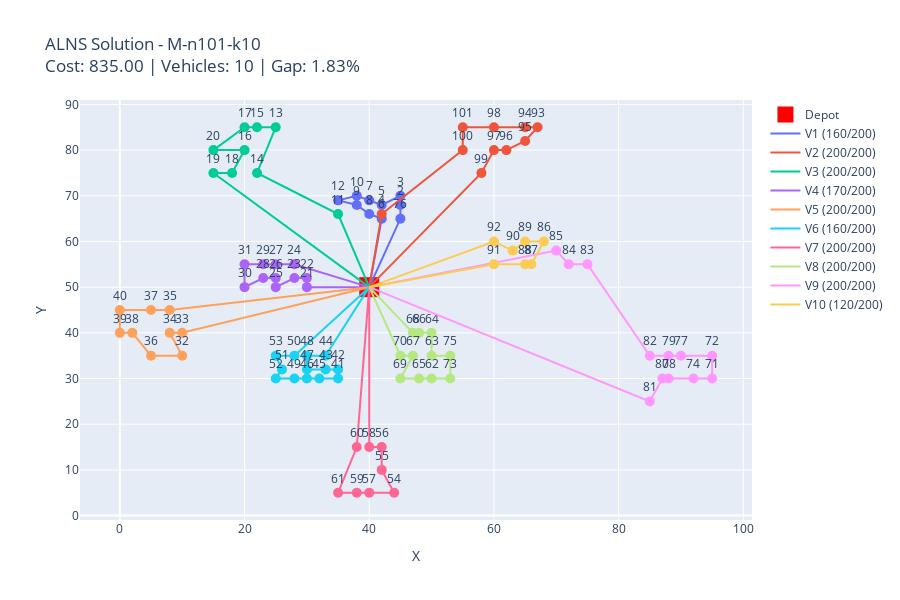

Notebook cell for this chart:
### Markdown cell above
## 11. ALNS Results

### Code cell
plot_solution_plotly(solution_alns, title=f"ALNS Solution - {CONFIG['instance']['name']}", optimal_cost=CONFIG['instance']['optimal_cost'])

### Figure 1 — Plotly figure (JSON) as saved in the notebook; plotly's stock layout.template omitted (floating-point values rounded to 4 significant figures)
{"data": [{"hoverinfo": "text", "marker": {"color": "red", "size": 20, "symbol": "square"}, "mode": "markers", "name": "Depot", "text": ["Depot 1"], "type": "scatter", "x": [40], "y": [50]}, {"hoverinfo": "name", "line": {"color": "#636EFA", "width": 2}, "mode": "lines", "name": "V1 (160/200)", "type": "scatter", "x": [40, 45, 45, 45, 42, 40, 38, 35, 38, 40, 42, 40], "y": [50, 65, 68, 70, 68, 69, 70, 69, 68, 66, 65, 50]}, {"hoverinfo": "text", "hovertext": ["Client 76<br>Demand: 20", "Client 2<br>Demand: 10", "Client 3<br>Demand: 30", "Client 5<br>Demand: 10", "Client 7<br>Demand: 20", "Client 10<br>Demand: 10", "Client 12<br>Demand: 10", "Client 9<br>Demand: 20", "Client 8<br>Demand: 20", "Client 6<br>Demand: 10"], "marker": {"color": "#636EFA", "size": 10}, "mode": "markers+text", "name": "Clients V1", "showlegend": false, "text": ["76", "2", "3", "5", "7", "10", "12", "9", "8", "6"], "textposition": "top center", "type": "scatter", "x": [45, 45, 45, 42, 40, 38, 35, 38, 40, 42], "y": [65, 68, 70, 68, 69, 70, 69, 68, 66, 65]}, {"hoverinfo": "name", "line": {"color": "#EF553B", "width": 2}, "mode": "lines", "name": "V2 (200/200)", "type": "scatter", "x": [40, 58, 60, 62, 65, 67, 65, 60, 55, 55, 42, 40], "y": [50, 75, 80, 80, 82, 85, 85, 85, 85, 80, 66, 50]}, {"hoverinfo": "text", "hovertext": ["Client 99<br>Demand: 20", "Client 97<br>Demand: 10", "Client 96<br>Demand: 30", "Client 95<br>Demand: 10", "Client 93<br>Demand: 20", "Client 94<br>Demand: 40", "Client 98<br>Demand: 30", "Client 101<br>Demand: 20", "Client 100<br>Demand: 10", "Client 4<br>Demand: 10"], "marker": {"color": "#EF553B", "size": 10}, "mode": "markers+text", "name": "Clients V2", "showlegend": false, "text": ["99", "97", "96", "95", "93", "94", "98", "101", "100", "4"], "textposition": "top center", "type": "scatter", "x": [58, 60, 62, 65, 67, 65, 60, 55, 55, 42], "y": [75, 80, 80, 82, 85, 85, 85, 85, 80, 66]}, {"hoverinfo": "name", "line": {"color": "#00CC96", "width": 2}, "mode": "lines", "name": "V3 (200/200)", "type": "scatter", "x": [40, 35, 22, 25, 22, 20, 15, 20, 18, 15, 40], "y": [50, 66, 75, 85, 85, 85, 80, 80, 75, 75, 50]}, {"hoverinfo": "text", "hovertext": ["Client 11<br>Demand: 10", "Client 14<br>Demand: 30", "Client 13<br>Demand: 20", "Client 15<br>Demand: 10", "Client 17<br>Demand: 40", "Client 20<br>Demand: 10", "Client 16<br>Demand: 40", "Client 18<br>Demand: 20", "Client 19<br>Demand: 20"], "marker": {"color": "#00CC96", "size": 10}, "mode": "markers+text", "name": "Clients V3", "showlegend": false, "text": ["11", "14", "13", "15", "17", "20", "16", "18", "19"], "textposition": "top center", "type": "scatter", "x": [35, 22, 25, 22, 20, 15, 20, 18, 15], "y": [66, 75, 85, 85, 85, 80, 80, 75, 75]}, {"hoverinfo": "name", "line": {"color": "#AB63FA", "width": 2}, "mode": "lines", "name": "V4 (170/200)", "type": "scatter", "x": [40, 28, 25, 23, 20, 20, 23, 25, 25, 28, 30, 30, 40], "y": [50, 55, 55, 55, 55, 50, 52, 52, 50, 52, 52, 50, 50]}, {"hoverinfo": "text", "hovertext": ["Client 24<br>Demand: 10", "Client 27<br>Demand: 10", "Client 29<br>Demand: 20", "Client 31<br>Demand: 10", "Client 30<br>Demand: 10", "Client 28<br>Demand: 10", "Client 26<br>Demand: 40", "Client 25<br>Demand: 10", "Client 23<br>Demand: 20", "Client 22<br>Demand: 20", "Client 21<br>Demand: 10"], "marker": {"color": "#AB63FA", "size": 10}, "mode": "markers+text", "name": "Clients V4", "showlegend": false, "text": ["24", "27", "29", "31", "30", "28", "26", "25", "23", "22", "21"], "textposition": "top center", "type": "scatter", "x": [28, 25, 23, 20, 20, 23, 25, 25, 28, 30, 30], "y": [55, 55, 55, 55, 50, 52, 52, 50, 52, 52, 50]}, {"hoverinfo": "name", "line": {"color": "#FFA15A", "width": 2}, "mode": "lines", "name": "V5 (200/200)", "type": "scatter", "x": [40, 10, 8, 10, 5, 2, 0, 0, 5, 8, 40], "y": [50, 40, 40, 35, 35, 40, 40, 45, 45, 45, 50]}, {"hoverinfo": "text", "hovertext": ["Client 33<br>Demand: 30", "Client 34<br>Demand: 40", "Client 32<br>Demand: 20", "Client 36<br>Demand: 10", "Client 38<br>Demand: 20", "Client 39<br>Demand: 30", "Client 40<br>Demand: 20", "Client 37<br>Demand: 10", "Client 35<br>Demand: 20"], "marker": {"color": "#FFA15A", "size": 10}, "mode": "markers+text", "name": "Clients V5", "showlegend": false, "text": ["33", "34", "32", "36", "38", "39", "40", "37", "35"], "textposition": "top center", "type": "scatter", "x": [10, 8, 10, 5, 2, 0, 0, 5, 8], "y": [40, 40, 35, 35, 40, 40, 45, 45, 45]}, {"hoverinfo": "name", "line": {"color": "#19D3F3", "width": 2}, "mode": "lines", "name": "V6 (160/200)", "type": "scatter", "x": [40, 28, 25, 26, 25, 28, 30, 32, 35, 35, 33, 30, 30, 33, 40], "y": [50, 35, 35, 32, 30, 30, 30, 30, 30, 32, 32, 32, 35, 35, 50]}, {"hoverinfo": "text", "hovertext": ["Client 50<br>Demand: 10", "Client 53<br>Demand: 10", "Client 51<br>Demand: 10", "Client 52<br>Demand: 10", "Client 49<br>Demand: 10", "Client 46<br>Demand: 10", "Client 45<br>Demand: 10", "Client 41<br>Demand: 10", "Client 42<br>Demand: 10", "Client 43<br>Demand: 20", "Client 47<br>Demand: 30", "Client 48<br>Demand: 10", "Client 44<br>Demand: 10"], "marker": {"color": "#19D3F3", "size": 10}, "mode": "markers+text", "name": "Clients V6", "showlegend": false, "text": ["50", "53", "51", "52", "49", "46", "45", "41", "42", "43", "47", "48", "44"], "textposition": "top center", "type": "scatter", "x": [28, 25, 26, 25, 28, 30, 32, 35, 35, 33, 30, 30, 33], "y": [35, 35, 32, 30, 30, 30, 30, 30, 32, 32, 32, 35, 35]}, {"hoverinfo": "name", "line": {"color": "#FF6692", "width": 2}, "mode": "lines", "name": "V7 (200/200)", "type": "scatter", "x": [40, 40, 42, 42, 44, 40, 38, 35, 38, 40], "y": [50, 15, 15, 10, 5, 5, 5, 5, 15, 50]}, {"hoverinfo": "text", "hovertext": ["Client 58<br>Demand: 40", "Client 56<br>Demand: 10", "Client 55<br>Demand: 40", "Client 54<br>Demand: 20", "Client 57<br>Demand: 30", "Client 59<br>Demand: 30", "Client 61<br>Demand: 20", "Client 60<br>Demand: 10"], "marker": {"color": "#FF6692", "size": 10}, "mode": "markers+text", "name": "Clients V7", "showlegend": false, "text": ["58", "56", "55", "54", "57", "59", "61", "60"], "textposition": "top center", "type": "scatter", "x": [40, 42, 42, 44, 40, 38, 35, 38], "y": [15, 15, 10, 5, 5, 5, 5, 15]}, {"hoverinfo": "name", "line": {"color": "#B6E880", "width": 2}, "mode": "lines", "name": "V8 (200/200)", "type": "scatter", "x": [40, 45, 47, 45, 48, 50, 53, 53, 50, 50, 48, 47, 40], "y": [50, 35, 35, 30, 30, 30, 30, 35, 35, 40, 40, 40, 50]}, {"hoverinfo": "text", "hovertext": ["Client 70<br>Demand: 10", "Client 67<br>Demand: 10", "Client 69<br>Demand: 10", "Client 65<br>Demand: 10", "Client 62<br>Demand: 10", "Client 73<br>Demand: 10", "Client 75<br>Demand: 50", "Client 63<br>Demand: 20", "Client 64<br>Demand: 50", "Client 66<br>Demand: 10", "Client 68<br>Demand: 10"], "marker": {"color": "#B6E880", "size": 10}, "mode": "markers+text", "name": "Clients V8", "showlegend": false, "text": ["70", "67", "69", "65", "62", "73", "75", "63", "64", "66", "68"], "textposition": "top center", "type": "scatter", "x": [45, 47, 45, 48, 50, 53, 53, 50, 50, 48, 47], "y": [35, 35, 30, 30, 30, 30, 35, 35, 40, 40, 40]}, {"hoverinfo": "name", "line": {"color": "#FF97FF", "width": 2}, "mode": "lines", "name": "V9 (200/200)", "type": "scatter", "x": [40, 85, 87, 88, 92, 95, 95, 90, 88, 85, 75, 72, 70, 40], "y": [50, 25, 30, 30, 30, 30, 35, 35, 35, 35, 55, 55, 58, 50]}, {"hoverinfo": "text", "hovertext": ["Client 81<br>Demand: 10", "Client 80<br>Demand: 10", "Client 78<br>Demand: 10", "Client 74<br>Demand: 10", "Client 71<br>Demand: 30", "Client 72<br>Demand: 20", "Client 77<br>Demand: 10", "Client 79<br>Demand: 20", "Client 82<br>Demand: 30", "Client 83<br>Demand: 20", "Client 84<br>Demand: 10", "Client 85<br>Demand: 20"], "marker": {"color": "#FF97FF", "size": 10}, "mode": "markers+text", "name": "Clients V9", "showlegend": false, "text": ["81", "80", "78", "74", "71", "72", "77", "79", "82", "83", "84", "85"], "textposition": "top center", "type": "scatter", "x": [85, 87, 88, 92, 95, 95, 90, 88, 85, 75, 72, 70], "y": [25, 30, 30, 30, 30, 35, 35, 35, 35, 55, 55, 58]}, {"hoverinfo": "name", "line": {"color": "#FECB52", "width": 2}, "mode": "lines", "name": "V10 (120/200)", "type": "scatter", "x": [40, 60, 65, 66, 68, 65, 63, 60, 40], "y": [50, 55, 55, 55, 60, 60, 58, 60, 50]}, {"hoverinfo": "text", "hovertext": ["Client 91<br>Demand: 10", "Client 88<br>Demand: 20", "Client 87<br>Demand: 10", "Client 86<br>Demand: 30", "Client 89<br>Demand: 30", "Client 90<br>Demand: 10", "Client 92<br>Demand: 10"], "marker": {"color": "#FECB52", "size": 10}, "mode": "markers+text", "name": "Clients V10", "showlegend": false, "text": ["91", "88", "87", "86", "89", "90", "92"], "textposition": "top center", "type": "scatter", "x": [60, 65, 66, 68, 65, 63, 60], "y": [55, 55, 55, 60, 60, 58, 60]}], "layout": {"height": 600, "hovermode": "closest", "title": {"text": "ALNS Solution - M-n101-k10<br>Cost: 835.00 | Vehicles: 10 | Gap: 1.83%"}, "xaxis": {"title": {"text": "X"}}, "yaxis": {"title": {"text": "Y"}}}}
